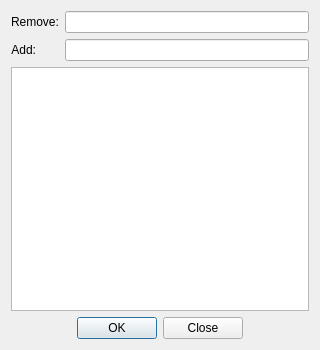
<?xml version="1.0" encoding="UTF-8"?>
<ui version="4.0">
 <class>Form</class>
 <widget class="QWidget" name="Form">
  <property name="geometry">
   <rect>
    <x>0</x>
    <y>0</y>
    <width>320</width>
    <height>350</height>
   </rect>
  </property>
  <property name="sizePolicy">
   <sizepolicy hsizetype="Preferred" vsizetype="Expanding">
    <horstretch>0</horstretch>
    <verstretch>0</verstretch>
   </sizepolicy>
  </property>
  <property name="minimumSize">
   <size>
    <width>0</width>
    <height>0</height>
   </size>
  </property>
  <property name="windowTitle">
   <string>Form</string>
  </property>
  <layout class="QFormLayout" name="formLayout">
   <item row="0" column="0">
    <widget class="QLabel" name="label">
     <property name="text">
      <string>Remove:</string>
     </property>
    </widget>
   </item>
   <item row="0" column="1">
    <widget class="QLineEdit" name="removeEdit"/>
   </item>
   <item row="1" column="0">
    <widget class="QLabel" name="label_2">
     <property name="text">
      <string>Add:</string>
     </property>
     <property name="alignment">
      <set>Qt::AlignRight|Qt::AlignTrailing|Qt::AlignVCenter</set>
     </property>
    </widget>
   </item>
   <item row="1" column="1">
    <widget class="QLineEdit" name="addEdit">
     <property name="inputMask">
      <string/>
     </property>
     <property name="placeholderText">
      <string/>
     </property>
    </widget>
   </item>
   <item row="2" column="0" colspan="2">
    <widget class="QTableWidget" name="table">
     <property name="font">
      <font>
       <family>Century Gothic</family>
      </font>
     </property>
     <property name="editTriggers">
      <set>QAbstractItemView::NoEditTriggers</set>
     </property>
     <property name="alternatingRowColors">
      <bool>false</bool>
     </property>
     <property name="selectionMode">
      <enum>QAbstractItemView::NoSelection</enum>
     </property>
     <property name="showGrid">
      <bool>false</bool>
     </property>
     <attribute name="horizontalHeaderVisible">
      <bool>true</bool>
     </attribute>
     <attribute name="horizontalHeaderHighlightSections">
      <bool>false</bool>
     </attribute>
     <attribute name="verticalHeaderVisible">
      <bool>false</bool>
     </attribute>
     <attribute name="verticalHeaderHighlightSections">
      <bool>false</bool>
     </attribute>
    </widget>
   </item>
   <item row="3" column="0" colspan="2">
    <widget class="QDialogButtonBox" name="buttonBox">
     <property name="orientation">
      <enum>Qt::Horizontal</enum>
     </property>
     <property name="standardButtons">
      <set>QDialogButtonBox::Close|QDialogButtonBox::Ok</set>
     </property>
     <property name="centerButtons">
      <bool>true</bool>
     </property>
    </widget>
   </item>
  </layout>
 </widget>
 <resources/>
 <connections/>
</ui>
